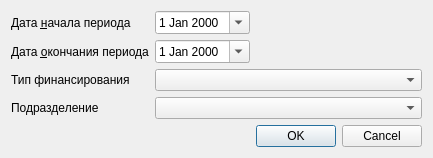
<?xml version="1.0" encoding="UTF-8"?>
<ui version="4.0">
 <class>ReportBedspacePEOForm2Setup</class>
 <widget class="QDialog" name="ReportBedspacePEOForm2Setup">
  <property name="geometry">
   <rect>
    <x>0</x>
    <y>0</y>
    <width>398</width>
    <height>151</height>
   </rect>
  </property>
  <property name="windowTitle">
   <string>Dialog</string>
  </property>
  <layout class="QGridLayout" name="gridLayout">
   <item row="2" column="0">
    <widget class="QLabel" name="lblEndDate">
     <property name="text">
      <string>Дата &amp;окончания периода</string>
     </property>
     <property name="buddy">
      <cstring>edtEndDate</cstring>
     </property>
    </widget>
   </item>
   <item row="0" column="0">
    <widget class="QLabel" name="lblBegDate">
     <property name="text">
      <string>Дата &amp;начала периода</string>
     </property>
     <property name="buddy">
      <cstring>edtBegDate</cstring>
     </property>
    </widget>
   </item>
   <item row="8" column="2">
    <widget class="QDialogButtonBox" name="buttonBox">
     <property name="orientation">
      <enum>Qt::Horizontal</enum>
     </property>
     <property name="standardButtons">
      <set>QDialogButtonBox::Cancel|QDialogButtonBox::Ok</set>
     </property>
    </widget>
   </item>
   <item row="7" column="1">
    <spacer name="verticalSpacer">
     <property name="orientation">
      <enum>Qt::Vertical</enum>
     </property>
     <property name="sizeHint" stdset="0">
      <size>
       <width>20</width>
       <height>40</height>
      </size>
     </property>
    </spacer>
   </item>
   <item row="0" column="2">
    <spacer name="horizontalSpacer">
     <property name="orientation">
      <enum>Qt::Horizontal</enum>
     </property>
     <property name="sizeHint" stdset="0">
      <size>
       <width>40</width>
       <height>20</height>
      </size>
     </property>
    </spacer>
   </item>
   <item row="3" column="0">
    <widget class="QLabel" name="lblFinance">
     <property name="text">
      <string>Тип финансирования</string>
     </property>
    </widget>
   </item>
   <item row="3" column="1" colspan="2">
    <widget class="CRBComboBox" name="cmbFinance"/>
   </item>
   <item row="6" column="1" colspan="2">
    <widget class="COrgStructureComboBox" name="cmbOrgStructure"/>
   </item>
   <item row="6" column="0">
    <widget class="QLabel" name="lblOrgStructure">
     <property name="text">
      <string>Подразделение</string>
     </property>
    </widget>
   </item>
   <item row="2" column="1">
    <widget class="CDateEdit" name="edtEndDate">
     <property name="sizePolicy">
      <sizepolicy hsizetype="Maximum" vsizetype="Fixed">
       <horstretch>0</horstretch>
       <verstretch>0</verstretch>
      </sizepolicy>
     </property>
     <property name="calendarPopup">
      <bool>true</bool>
     </property>
    </widget>
   </item>
   <item row="0" column="1">
    <widget class="CDateEdit" name="edtBegDate">
     <property name="sizePolicy">
      <sizepolicy hsizetype="Maximum" vsizetype="Fixed">
       <horstretch>0</horstretch>
       <verstretch>0</verstretch>
      </sizepolicy>
     </property>
     <property name="calendarPopup">
      <bool>true</bool>
     </property>
    </widget>
   </item>
  </layout>
 </widget>
 <customwidgets>
  <customwidget>
   <class>CDateEdit</class>
   <extends>QDateEdit</extends>
   <header>library/DateEdit</header>
  </customwidget>
  <customwidget>
   <class>CRBComboBox</class>
   <extends>QComboBox</extends>
   <header>library/crbcombobox.h</header>
  </customwidget>
  <customwidget>
   <class>COrgStructureComboBox</class>
   <extends>QComboBox</extends>
   <header>Orgs/OrgStructComboBoxes</header>
  </customwidget>
 </customwidgets>
 <resources/>
 <connections>
  <connection>
   <sender>buttonBox</sender>
   <signal>accepted()</signal>
   <receiver>ReportBedspacePEOForm2Setup</receiver>
   <slot>accept()</slot>
   <hints>
    <hint type="sourcelabel">
     <x>248</x>
     <y>254</y>
    </hint>
    <hint type="destinationlabel">
     <x>157</x>
     <y>274</y>
    </hint>
   </hints>
  </connection>
  <connection>
   <sender>buttonBox</sender>
   <signal>rejected()</signal>
   <receiver>ReportBedspacePEOForm2Setup</receiver>
   <slot>reject()</slot>
   <hints>
    <hint type="sourcelabel">
     <x>316</x>
     <y>260</y>
    </hint>
    <hint type="destinationlabel">
     <x>286</x>
     <y>274</y>
    </hint>
   </hints>
  </connection>
 </connections>
</ui>
